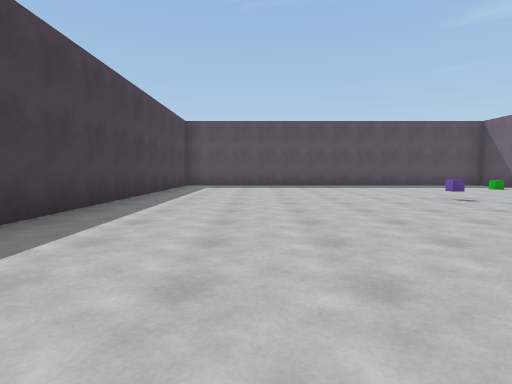
view 1 (above)

22 first-person views from a walk through a Unity game level. The camera is 1.2 m above the floor, tilts 4° down and sees 80° across. The floor is counted in squares, 2 m on a side. Each view is taken from the middle of a square. On the plan, view 1 faces up. The plan holds only what a view shows up to about 9 squares ahead; the rest is blank. The player character is not drawn.

view 2
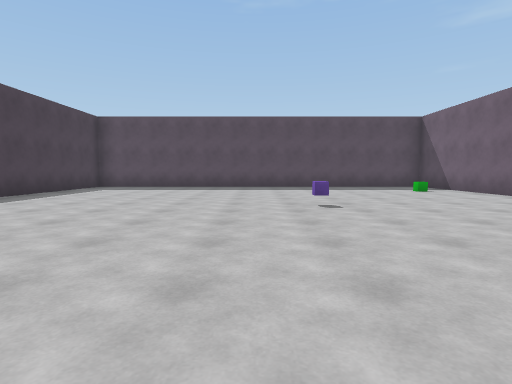

view 3
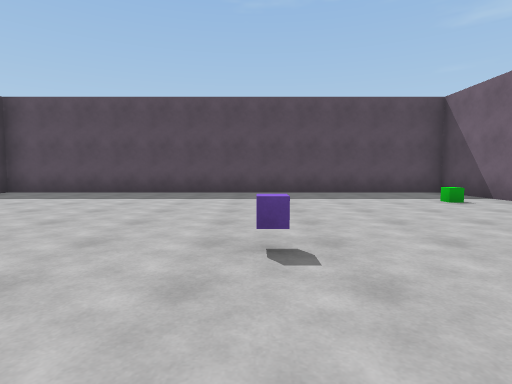

view 4
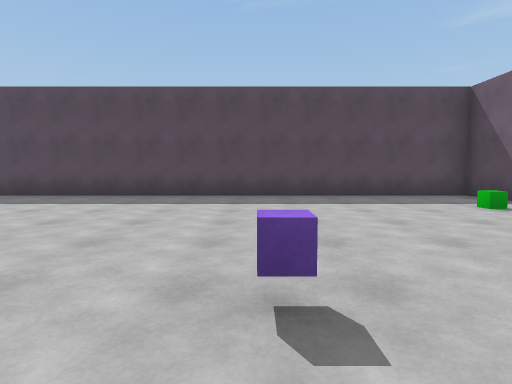

view 5
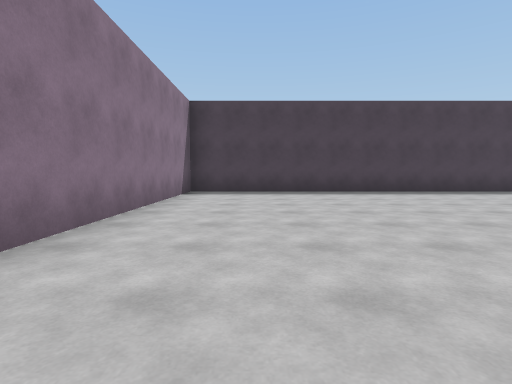

view 6
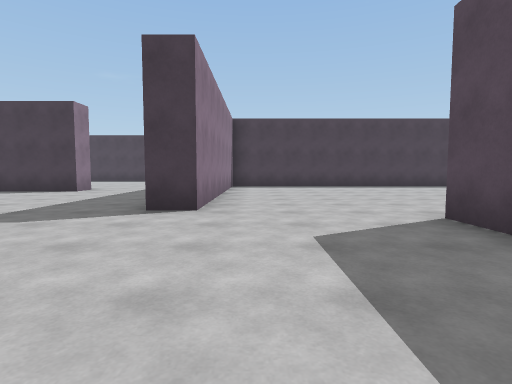

view 7
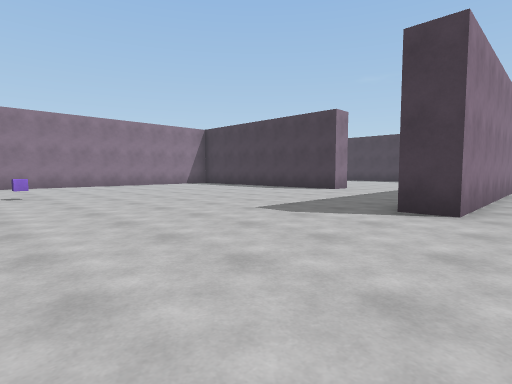

view 8
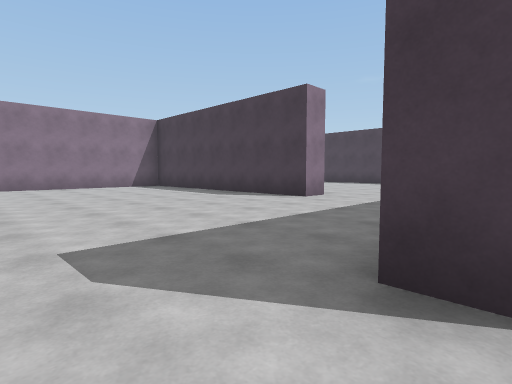

view 9
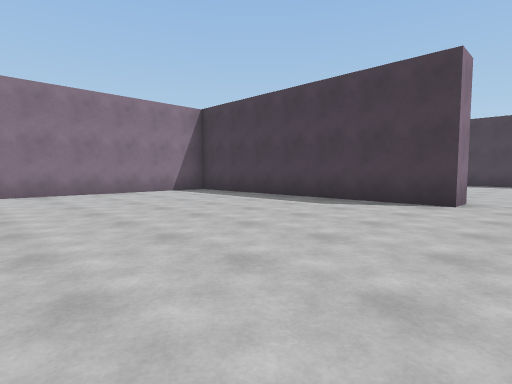

view 10
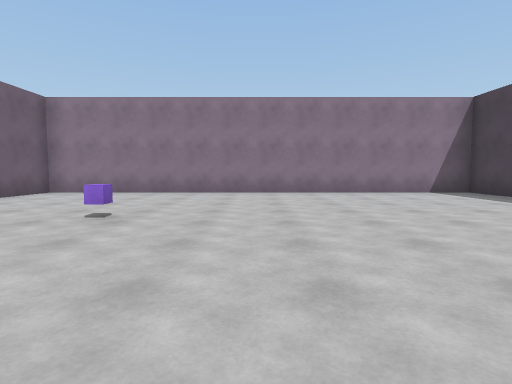

view 11
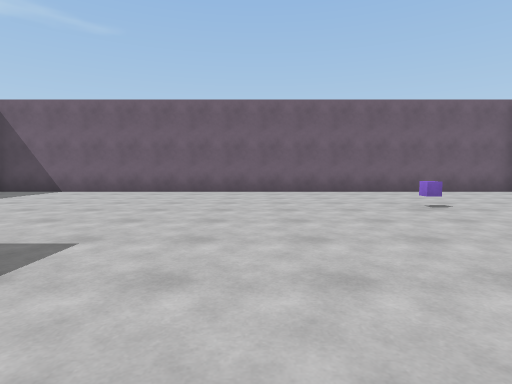

view 12
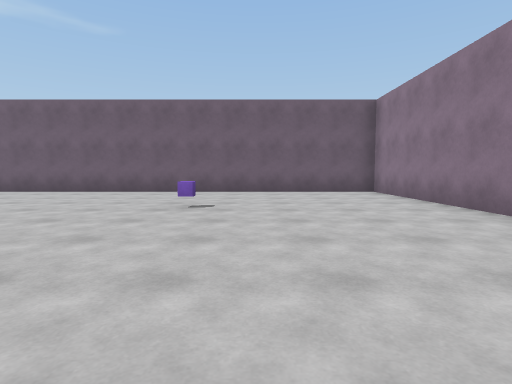

view 13
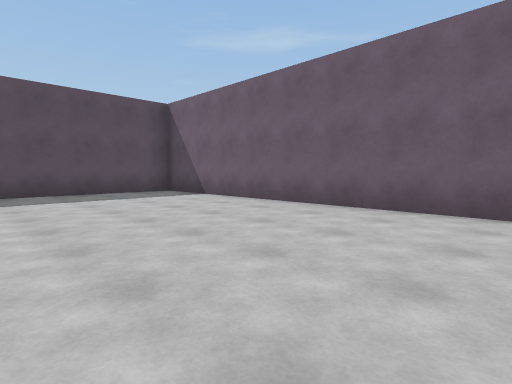

view 14
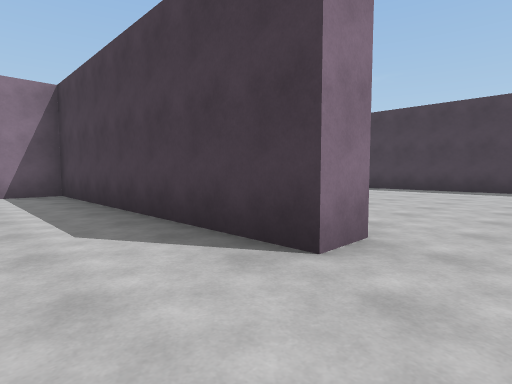

view 15
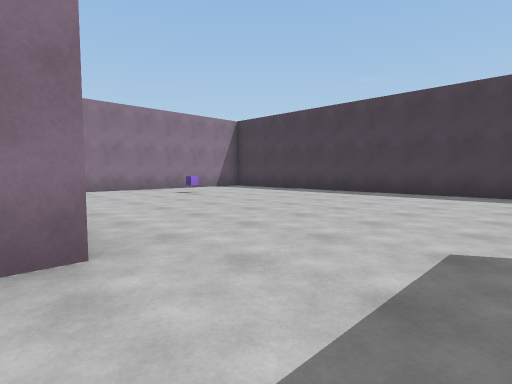

view 16
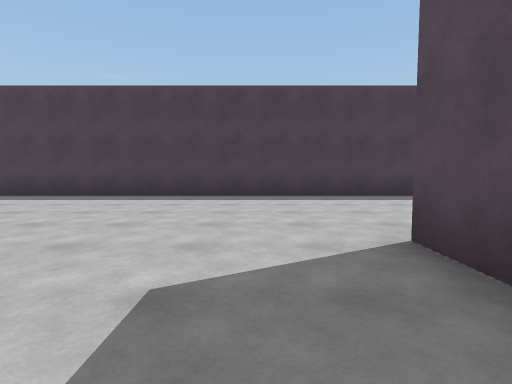

view 17
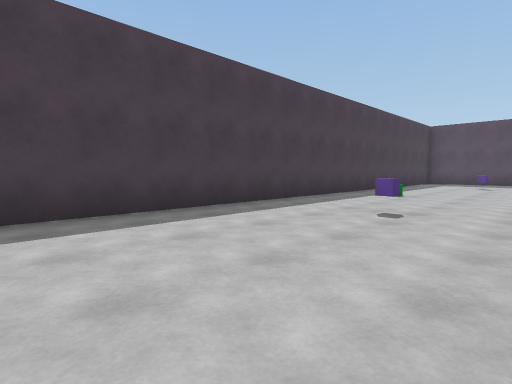

view 18
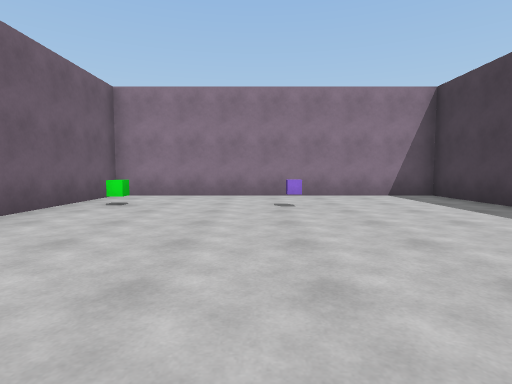

view 19
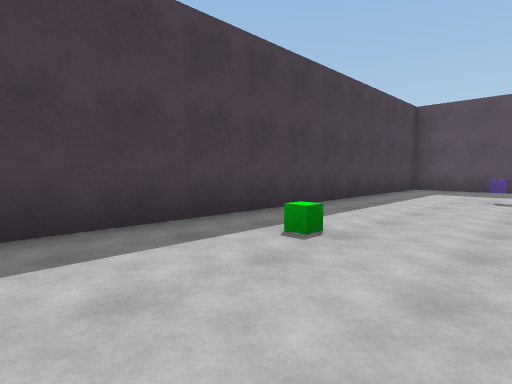

view 20
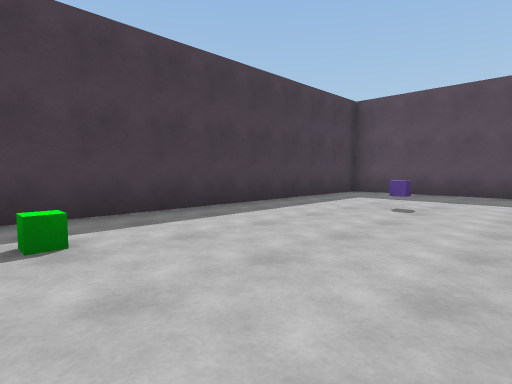

view 21
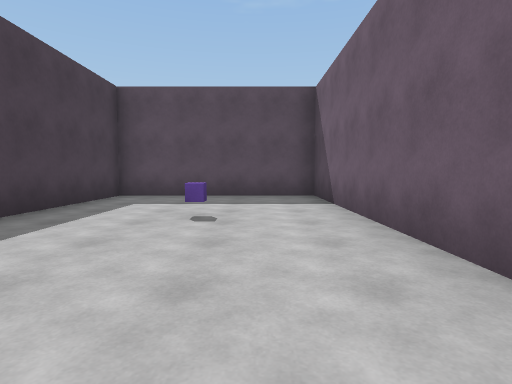

view 22
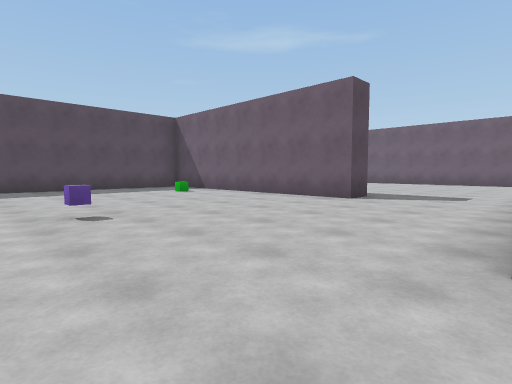

### Floor plan
Points are (right, up) in squares from view 1. A wall is a line through its corners. A room is listed if a view was taken in it or the views show most of it. See-through windows are left out.
Room 1 (views 1, 2, 3, 4, 22)
walls: (9.1, 5.2) (9.1, 12.4) (-2.9, 12.4); (-2.8, 10) (-2.8, -1.9) (4.4, -1.9)
ways out: opening at (5, 0.5) to room 2; opening at (8.3, 4)
objects: cube (4, 6); green cube (8, 10)
Room 2 (views 5, 6, 7, 8, 9, 10, 11, 12, 13, 14, 15, 16, 17, 18, 19, 20, 21)
walls: (-0.8, -6.2) (0.1, -6.2) (0.1, -13.4) (11.7, -13.4) (11.7, 1.4); (-2.5, -2.7) (-3.6, -2.7); (4.4, -1.9) (4.4, -2.8); (-3.6, 6.6) (-3.6, 12.4) (-8.3, 12.4) (-8.3, -13.4) (-0.6, -13.4) (-0.6, -10); (11.4, 1.4) (5.1, 1.4)
ways out: opening at (5, 0.5) to room 1
objects: green cube (-7, 4); cube (-6, 1); cube (-6, 9); cube (-5, -11); green cube (-2, -11); cube (8, -9)

Where each view was taken, in squares from view 1:
view 1: 0 up, 0 right, facing up
view 2: 1 up, 3 right, facing up
view 3: 4 up, 4 right, facing up
view 4: 5 up, 4 right, facing up
view 5: 0 up, 6 right, facing left
view 6: 1 down, 9 right, facing left
view 7: 1 down, 9 right, facing down-left
view 8: 2 down, 6 right, facing down-left
view 9: 5 down, 6 right, facing down-left
view 10: 5 down, 6 right, facing down
view 11: 6 down, 3 right, facing right
view 12: 10 down, 3 right, facing right
view 13: 7 down, 7 right, facing up-right
view 14: 5 down, 2 right, facing down-left
view 15: 4 down, 0 right, facing down-left
view 16: 4 down, 1 left, facing left
view 17: 3 down, 4 left, facing up-left
view 18: 6 down, 4 left, facing down
view 19: 2 up, 5 left, facing up-left
view 20: 4 up, 4 left, facing up-left
view 21: 5 up, 5 left, facing up
view 22: 2 up, 3 right, facing up-right
